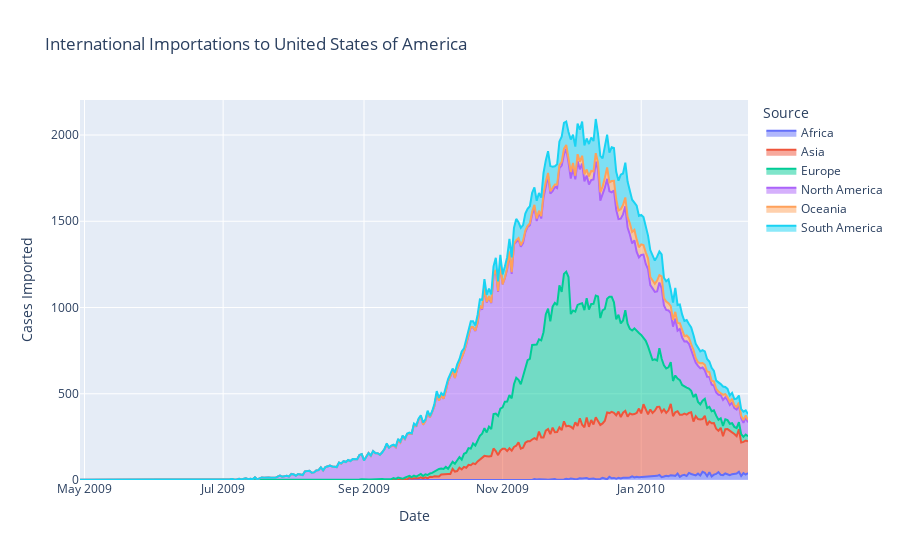

The code cell stored with this chart in its notebook:
### Markdown cell above
Note that this also works for seeing where cases are being imported from: just filter from `target_country_name`, and change the relevant column names in the following lines. We can also filter out cases sent to the country itself so that we only see international imports, maybe even group by continent to make it a little easier to look at, or make any other filters we'd like before graphing. Plotly is really nice because it has a GUI, so we can select a date range to look at and deselect countries after making the plot if we'd like to.

### Code cell
country='United States of America'

# getting only rows where country is the target
country_export = df_data[df_data['target_country_name'] == country]

# exclude cases where source and target are the same
country_export = country_export[country_export['source_country_name'] != country]

# group by date and source continent (the world is a big place and that's a lot of basins)
df_country_exports = country_export[['source_continent_name', 'date', 'importations']]\
.groupby(['source_continent_name', 'date']).sum().reset_index()

# Create the area plot
fig = px.area(df_country_exports, x='date', y='importations', title=f'International Importations to {country}', 
              color='source_continent_name',
              labels={
                     "importations": "Cases Imported",
                     "date": "Date",
                     "source_continent_name": "Source"
                 },)
fig.show()

### Figure 1 — Plotly figure (JSON) as saved in the notebook; plotly's stock layout.template omitted (floating-point values rounded to 4 significant figures; data arrays with more than 128 entries replaced by an {"elided": "..."} marker saying what was removed)
{"data": [{"fillpattern": {"shape": ""}, "hovertemplate": "Source=Africa<br>Date=%{x}<br>Cases Imported=%{y}<extra></extra>", "legendgroup": "Africa", "line": {"color": "#636efa"}, "marker": {"symbol": "circle"}, "mode": "lines", "name": "Africa", "orientation": "v", "showlegend": true, "stackgroup": "1", "type": "scatter", "x": ["2009-09-23", "2009-09-26", "2009-09-28", "2009-09-30", "2009-10-01", "2009-10-04", "2009-10-09", "2009-10-13", "2009-10-14", "2009-10-17", "2009-10-19", "2009-10-20", "2009-10-21", "2009-10-23", "2009-10-24", "2009-10-25", "2009-10-26", "2009-10-27", "2009-10-31", "2009-11-02", "2009-11-03", "2009-11-04", "2009-11-05", "2009-11-06", "2009-11-07", "2009-11-08", "2009-11-09", "2009-11-10", "2009-11-11", "2009-11-12", "2009-11-15", "2009-11-16", "2009-11-17", "2009-11-18", "2009-11-19", "2009-11-20", "2009-11-21", "2009-11-22", "2009-11-23", "2009-11-24", "2009-11-25", "2009-11-26", "2009-11-28", "2009-11-29", "2009-11-30", "2009-12-01", "2009-12-02", "2009-12-03", "2009-12-04", "2009-12-05", "2009-12-06", "2009-12-07", "2009-12-08", "2009-12-09", "2009-12-10", "2009-12-11", "2009-12-12", "2009-12-13", "2009-12-14", "2009-12-15", "2009-12-16", "2009-12-17", "2009-12-18", "2009-12-19", "2009-12-20", "2009-12-21", "2009-12-22", "2009-12-23", "2009-12-24", "2009-12-25", "2009-12-26", "2009-12-27", "2009-12-28", "2009-12-29", "2009-12-30", "2009-12-31", "2010-01-01", "2010-01-02", "2010-01-03", "2010-01-04", "2010-01-05", "2010-01-06", "2010-01-07", "2010-01-08", "2010-01-09", "2010-01-10", "2010-01-11", "2010-01-12", "2010-01-13", "2010-01-14", "2010-01-15", "2010-01-16", "2010-01-17", "2010-01-18", "2010-01-19", "2010-01-20", "2010-01-21", "2010-01-22", "2010-01-23", "2010-01-24", "2010-01-25", "2010-01-26", "2010-01-27", "2010-01-28", "2010-01-29", "2010-01-30", "2010-01-31", "2010-02-01", "2010-02-02", "2010-02-03", "2010-02-04", "2010-02-05", "2010-02-06", "2010-02-07", "2010-02-08", "2010-02-09", "2010-02-10", "2010-02-11", "2010-02-12", "2010-02-13", "2010-02-14", "2010-02-15", "2010-02-16", "2010-02-17"], "xaxis": "x", "y": [1, 2, 1, 1, 1, 2, 1, 2, 1, 1, 1, 2, 1, 1, 2, 2, 2, 1, 2, 2, 4, 1, 3, 1, 3, 2, 3, 3, 3, 2, 6, 3, 5, 3, 5, 3, 2, 3, 2, 6, 1, 1, 3, 7, 5, 8, 5, 5, 6, 10, 9, 11, 11, 6, 8, 9, 5, 5, 6, 12, 10, 4, 18, 10, 12, 7, 13, 9, 13, 12, 13, 15, 21, 15, 19, 16, 17, 17, 18, 16, 20, 18, 20, 24, 29, 16, 20, 25, 22, 28, 26, 24, 37, 18, 27, 30, 23, 41, 35, 30, 27, 37, 26, 48, 42, 22, 45, 21, 31, 35, 46, 30, 28, 38, 34, 28, 34, 36, 38, 48, 24, 40, 32, 40], "yaxis": "y"}, {"fillpattern": {"shape": ""}, "hovertemplate": "Source=Asia<br>Date=%{x}<br>Cases Imported=%{y}<extra></extra>", "legendgroup": "Asia", "line": {"color": "#EF553B"}, "marker": {"symbol": "circle"}, "mode": "lines", "name": "Asia", "orientation": "v", "showlegend": true, "stackgroup": "1", "type": "scatter", "x": {"elided": "172 str values"}, "xaxis": "x", "y": {"elided": "172 int values"}, "yaxis": "y"}, {"fillpattern": {"shape": ""}, "hovertemplate": "Source=Europe<br>Date=%{x}<br>Cases Imported=%{y}<extra></extra>", "legendgroup": "Europe", "line": {"color": "#00cc96"}, "marker": {"symbol": "circle"}, "mode": "lines", "name": "Europe", "orientation": "v", "showlegend": true, "stackgroup": "1", "type": "scatter", "x": {"elided": "183 str values"}, "xaxis": "x", "y": {"elided": "183 int values"}, "yaxis": "y"}, {"fillpattern": {"shape": ""}, "hovertemplate": "Source=North America<br>Date=%{x}<br>Cases Imported=%{y}<extra></extra>", "legendgroup": "North America", "line": {"color": "#ab63fa"}, "marker": {"symbol": "circle"}, "mode": "lines", "name": "North America", "orientation": "v", "showlegend": true, "stackgroup": "1", "type": "scatter", "x": {"elided": "251 str values"}, "xaxis": "x", "y": {"elided": "251 int values"}, "yaxis": "y"}, {"fillpattern": {"shape": ""}, "hovertemplate": "Source=Oceania<br>Date=%{x}<br>Cases Imported=%{y}<extra></extra>", "legendgroup": "Oceania", "line": {"color": "#FFA15A"}, "marker": {"symbol": "circle"}, "mode": "lines", "name": "Oceania", "orientation": "v", "showlegend": true, "stackgroup": "1", "type": "scatter", "x": {"elided": "135 str values"}, "xaxis": "x", "y": {"elided": "135 int values"}, "yaxis": "y"}, {"fillpattern": {"shape": ""}, "hovertemplate": "Source=South America<br>Date=%{x}<br>Cases Imported=%{y}<extra></extra>", "legendgroup": "South America", "line": {"color": "#19d3f3"}, "marker": {"symbol": "circle"}, "mode": "lines", "name": "South America", "orientation": "v", "showlegend": true, "stackgroup": "1", "type": "scatter", "x": {"elided": "171 str values"}, "xaxis": "x", "y": {"elided": "171 int values"}, "yaxis": "y"}], "layout": {"legend": {"title": {"text": "Source"}, "tracegroupgap": 0}, "title": {"text": "International Importations to United States of America"}, "xaxis": {"anchor": "y", "domain": [0, 1], "title": {"text": "Date"}}, "yaxis": {"anchor": "x", "domain": [0, 1], "title": {"text": "Cases Imported"}}}}
